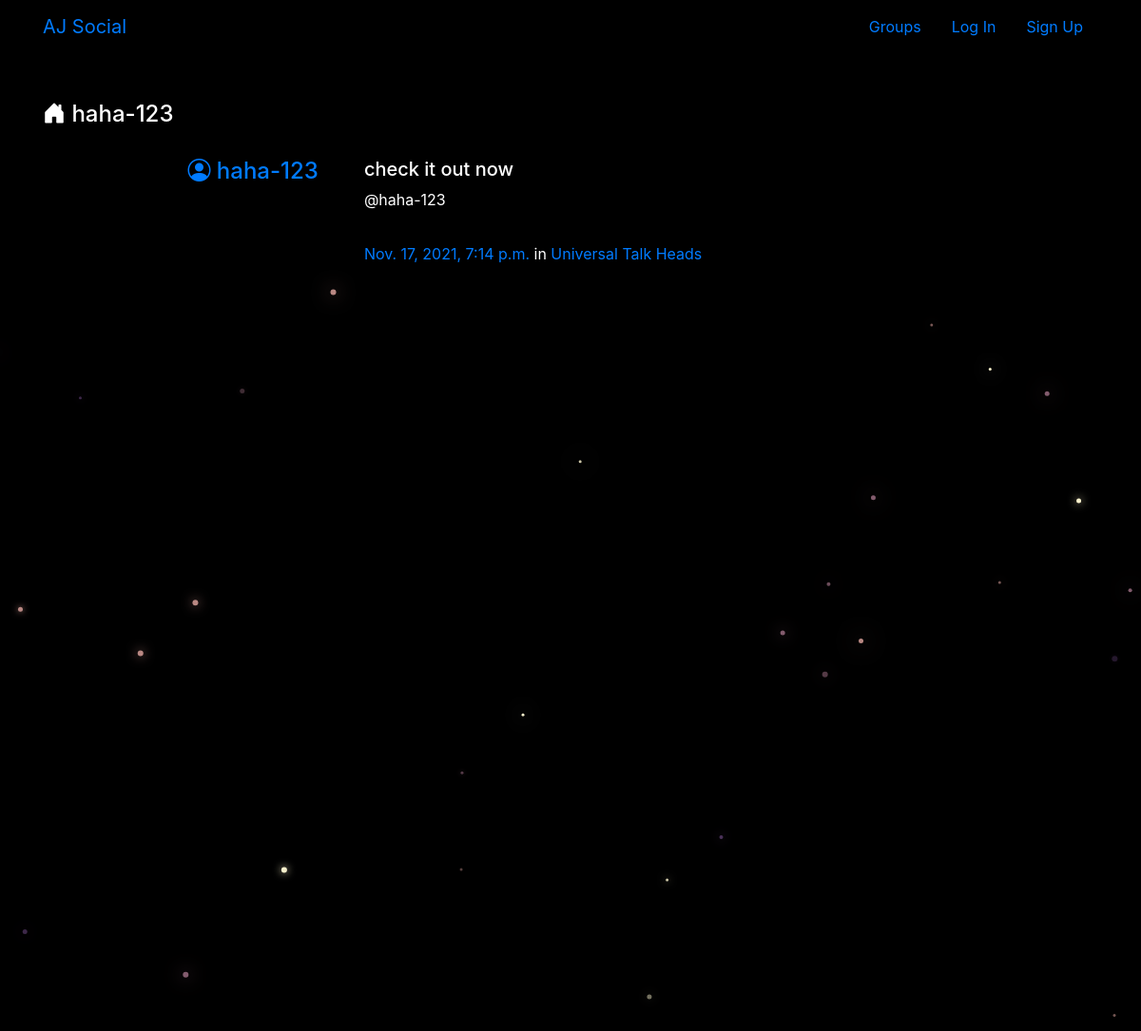
Page /posts/by/haha-123/ on the earlier database version.
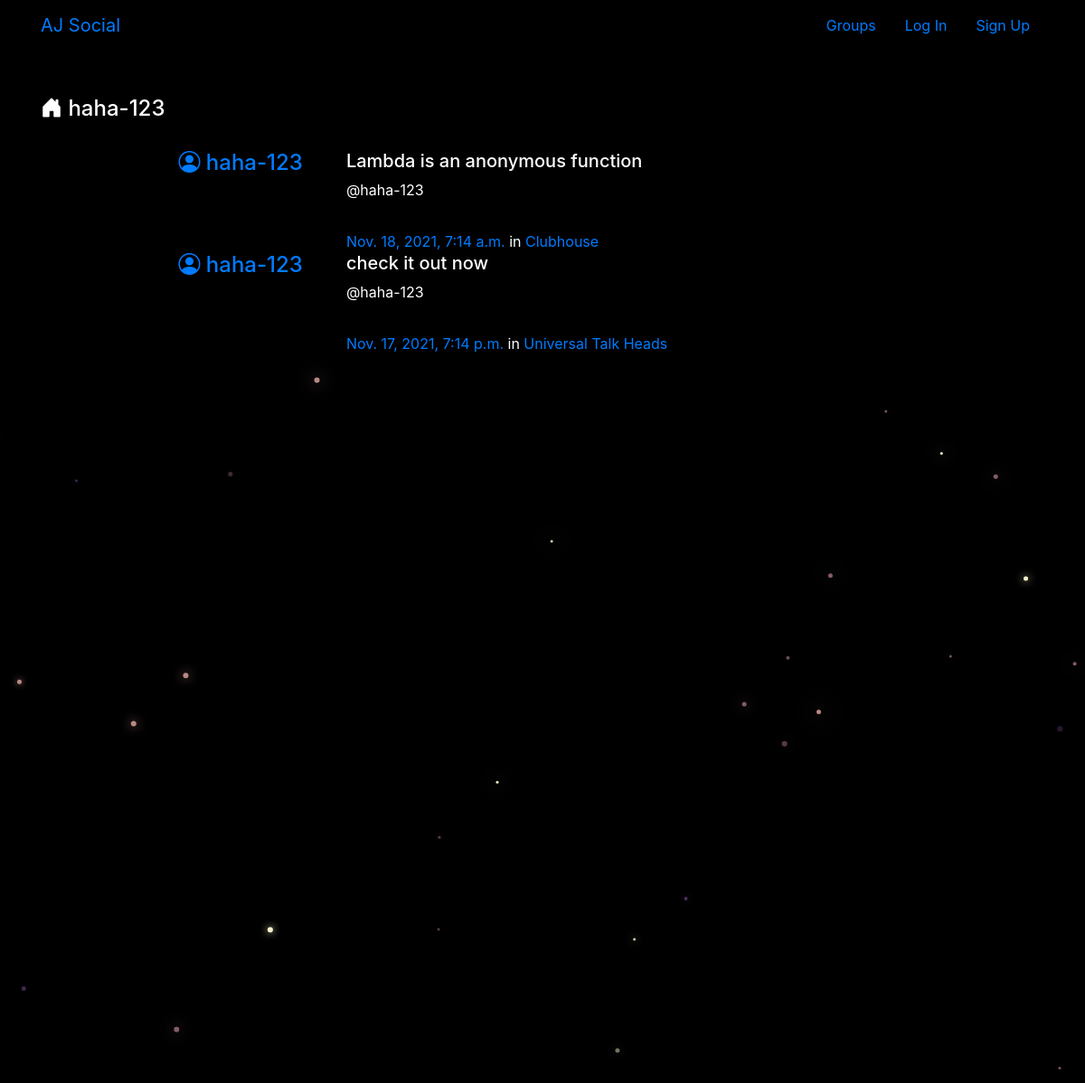
Same page on the later database version.
### posts/models.py (models this page shows, shortened)
class Post(models.Model):
	user = models.ForeignKey(User, related_name='posts', on_delete=models.CASCADE)
	created_at = models.DateTimeField(auto_now=True)
	message = models.TextField()
	message_html = models.TextField(editable=False)
	group = models.ForeignKey(Group, related_name='posts', null=True, blank=True, on_delete=models.CASCADE)
	class Meta(): #sub-class
		ordering = [ '-created_at'] # minus symbol before created_at so it will be dispplayed in desence order
		unique_together = ['user', 'message'] #every message is uniquely linked to a user

### groups/models.py (models this page shows, shortened)
class Group(models.Model):
	name = models.CharField(max_length=255, unique=True)
	slug = models.SlugField(allow_unicode=True, unique=True)
	description = models.TextField(blank=True, default='')
	description_html = models.TextField(editable=False, default='', blank=True)
	members = models.ManyToManyField(User, through='GroupMember')
	'''
	A "slug" is a way of generating a valid URL, generally using data already obtained.
	For instance, a slug uses the title of an article to generate a URL. I advise to generate the slug
	by means of a function, given the title (or another piece of data), rather than setting it manually.
	'''
	class Meta():
		ordering = ['name']

### posts/views.py (the view)
# urls.py: path('by/<username>/', views.UserPost.as_view(), name='for_user'),
class UserPost(generic.ListView):
	model = models.Post
	template_name = 'posts/user_post_list.html'
	def get_queryset(self):
		try:
			self.post_user = User.objects.prefetch_related('posts').get(username__iexact=self.kwargs.get('username'))
		except User.DoesNotExist:
			raise Http404
		else:
			return self.post_user.posts.all()
	def get_context_data(self, **kwargs):
		context = super().get_context_data(**kwargs)
		context['post_user'] = self.post_user
		return context

### posts/templates/posts/user_post_list.html
{% extends 'posts/post_base.html' %}
{% block prepost %}
	<div>
		<h4> <i class="bi bi-house-door-fill"></i> {{ post_user.username }} </h4>
	</div>
{% endblock %}
{% block post_content %}
	<div class="col-md-8" style="font-size: 1em;">
		{% for post in post_list %}
			{% include 'posts/_post.html' %}
		{% endfor %}
	</div>
{% endblock %}

### posts/templates/posts/_post.html (shortened to what this page needs)
<div class="media">
	<h4 class="mr-5"><a href="{% url 'posts:for_user' username=post.user.username %}">
		<i class="bi bi-person-circle"></i>
		{{ post.user.username }}</a>
	</h4>
	<div class="media-body">
		<h5>{{ post.message_html|safe }}</h5>
		<p>@{{ post.user.username }}</p>
		<hr>
			<time class="time"><a href="{% url 'posts:single' username=post.user.username pk=post.pk %}">{{ post.created_at }}</a></time>
			{% if post.group %}
			<span class="group-name">in <a href="#">{{ post.group.name }}</a></span>
			{% endif %}
	</div>
</div>

Differences in the rows shown:
added Post: user.username "haha-123", message_html "Lambda is an anonymous function", created_at "Nov. 18, 2021, 7:14 a.m.", group.name "Clubhouse"
